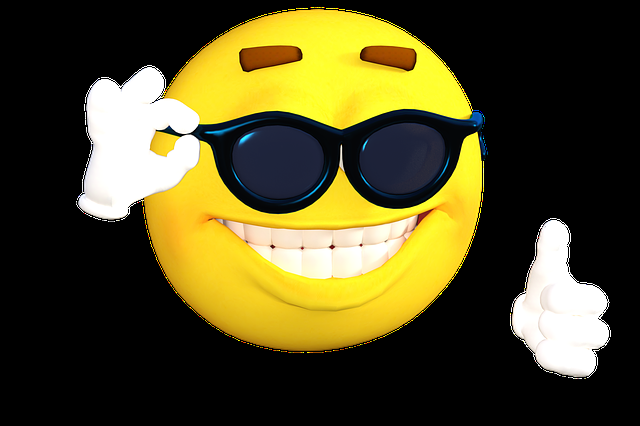
#> input picture emoji1.png, 640 x 426 px
$ jupyter execute --allow-errors 09_imageTransformation.ipynb
#> lines starting #> are read from the running program, lines starting #| are printed output that depends on the picture
[cell 1]
# Scailing
# cv2.resize(src, dsize, [,dst [, fx[, fy [,interpolation]]]])
# src : 입력 이미지
# dsize : 출력 이미지 크기
# fx : 가로 방향 배율
# fy : 세로 방향 배율
# interpolation : 이미지 크기 조정 시 누락되거나 축소되는 픽셀 값 결정 방법
# 1. cv2.INTER_NEAREST
# 2. cv2.INTER_LINEAR
# 3. cv2.INTER_CUBIC
# 4. cv2.INTER_AREA
# 5. cv2.INTER_LANCZOS4
# 6. cv2.INTER_LINEAR_EXACT
# 7. cv2.INTER_MAX
# 8. cv2.WARP_FILL_OUTLIERS
# 9. cv2.WARP_INVERSE_MAP
# 축소는 INTER_AREA, 확대는 INTER_CUBIC,INTER_LINEAR 사용
import cv2
import numpy as np

img = cv2.imread('emoji1.png')
#> img is the input picture: shape (426, 640, 3); mean B, G, R 36.5, 76.5, 83.2
h,w = img.shape[:2]
#> h = 426; w = 640

shrink = cv2.resize(img,None,fx=0.5,fy=0.5,interpolation=cv2.INTER_AREA)
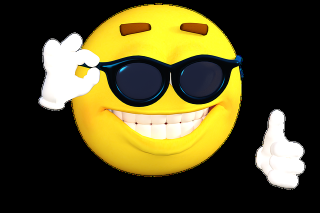
#> shrink: shape (213, 320, 3); mean B, G, R 36.6, 76.6, 83.2
zoom1 = cv2.resize(img,(w*2,h*2),interpolation=cv2.INTER_CUBIC)
zoom2 = cv2.resize(img,None,fx=2,fy=2,interpolation=cv2.INTER_CUBIC)

cv2.imshow('Original',img)
cv2.imshow('Shrink',shrink)
cv2.imshow('Zoom1',zoom1)
cv2.imshow('Zoom2',zoom2)

cv2.waitKey(0)
cv2.destroyAllWindows()

[cell 2]
# Translation
# cv2.warpAffine(src,M,dsize)
# M - 변환 행렬
import cv2
import numpy as np

img = cv2.imread('emoji1.png')
rows,columns = img.shape[:2]
#> rows = 426; columns = 640

M = np.float32([[1,0,100],[0,1,200]])
dst = cv2.warpAffine(img,M,(columns,rows))
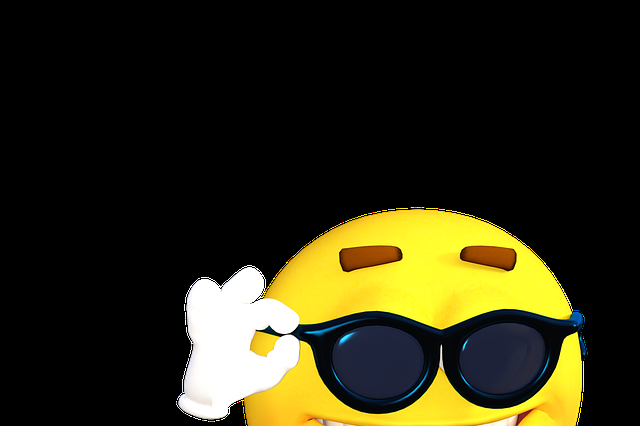
#> dst: shape (426, 640, 3); mean B, G, R 20, 44, 46.8

cv2.imshow('Original',img)
cv2.imshow('Translation',dst)

cv2.waitKey(0)
cv2.destroyAllWindows()

[cell 3]
# Rotation
# cv2.getRotationMatrix2D(center,angle,scale) -> M
# center : 이미지의 중심 좌표
# angle : 회전 좌표
# scale : 스케일
import cv2
import numpy as np

img = cv2.imread('emoji1.png')
rows,columns = img.shape[:2]

M = cv2.getRotationMatrix2D((columns/2,rows/2),90,0.5)
dst = cv2.warpAffine(img,M,(columns,rows))
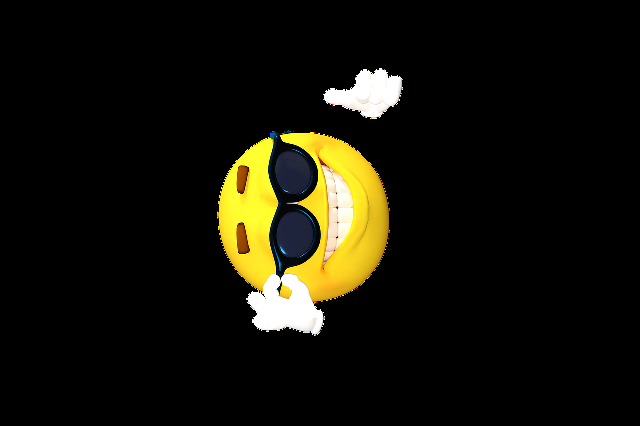
#> dst: shape (426, 640, 3); mean B, G, R 9.1, 19.1, 20.8

cv2.imshow('Original',img)
cv2.imshow('Rotation',dst)

cv2.waitKey(0)
cv2.destroyAllWindows()

[cell 4]
# Affine Transformation
# 선의 평행성은 유지하며 변환. 이동, 확대, Scale, 반전이 포함
# 3개의 Match가 되는 점이 있으면 변환 행렬을 구할 수 있다.
# cv2.getAffineTransform(pts1,pts2)
import cv2
import numpy as np

img = cv2.imread('emoji1.png')
rows,columns,channels = img.shape
#> channels = 3

pts1 = np.float32([[200,100],[400,100],[200,200]])
pts2 = np.float32([[200,200],[400,100],[200,300]])

cv2.circle(img,(200,100),10,(255,0,0),-1)
cv2.circle(img,(400,100),10,(0,255,0),-1)
cv2.circle(img,(200,200),10,(0,0,255),-1)
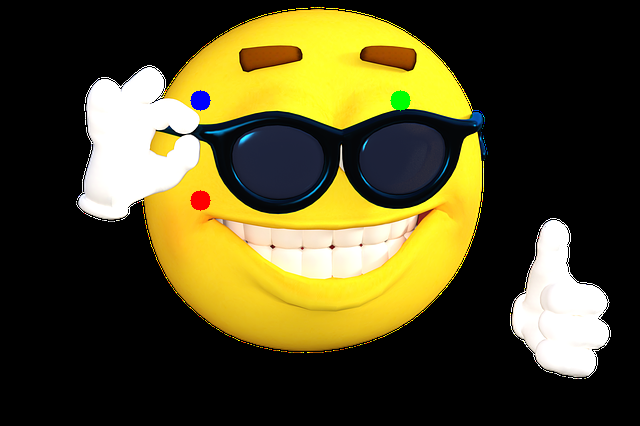
#> img: shape (426, 640, 3); mean B, G, R 36.7, 76, 82.6

M = cv2.getAffineTransform(pts1,pts2)
dst = cv2.warpAffine(img,M,(columns,rows))
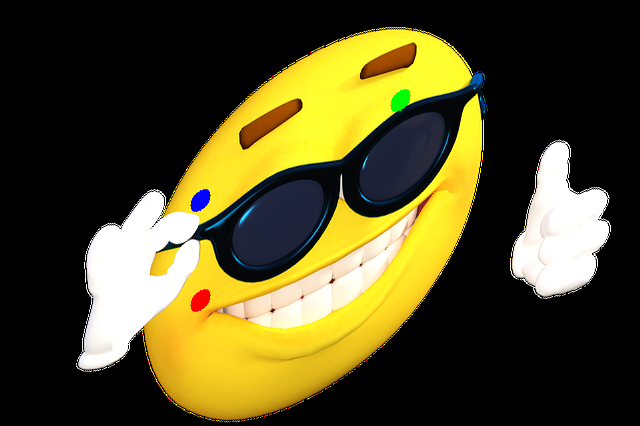
#> dst: shape (426, 640, 3); mean B, G, R 36.7, 76.1, 82.6

cv2.imshow('Original',img)
cv2.imshow('Affine Transform',dst)

cv2.waitKey(0)
cv2.destroyAllWindows()

[cell 5]
# Perspective Transform
# 직선의 성질만 유지. 기차길이 평항하지만 원근변환을 거치면 만나는 것 처럼 보인다.
# cv2.getPerspectiveTransform() -> M
# cv2.warpPerspective() -> dst
import cv2
import numpy as np
import matplotlib.pyplot as plt

pts1 = []
colors = [(255,0,0),(0,255,0),(0,0,255),(0,0,0)]

def onMouse(event,x,y,flags,param):
    global pts1
    if event == cv2.EVENT_LBUTTONDOWN:
        cv2.circle(param,(x,y),5,colors[len(pts1)],-1)
        pts1.append([x,y])
        cv2.imshow('Perspective Transform',param)
def WritePoints():
    img = cv2.imread('train_road1.jpg')
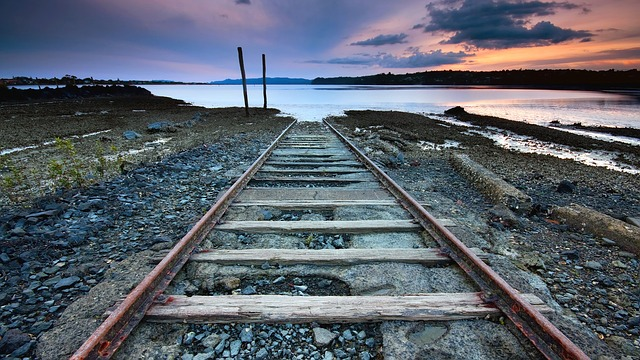
#> input picture train_road1.jpg, 640 x 360 px
#> img is the input picture: shape (360, 640, 3); mean B, G, R 108.3, 98, 91.1
    # [x,y] 좌표를 4개 작성
    # 좌상 -> 좌하 -> 우상 -> 우하
    cv2.imshow('Perspective Transform',img)
    cv2.setMouseCallback('Perspective Transform',onMouse,img)
    while True:
        cv2.imshow('Perspective Transform',img)
        k = cv2.waitKey(0) & 0xFF
#> (key Esc is pressed here)
        if k == 27:
            break
    cv2.destroyAllWindows()
    return img

img = WritePoints()
rows,columns = img.shape[:2]
#> rows = 360

pts1 = np.float32(pts1)
pts2 = np.float32([[20,20],[20,340],[620,20],[620,340]])

#> (the rest of this cell did not finish here and is left out)
